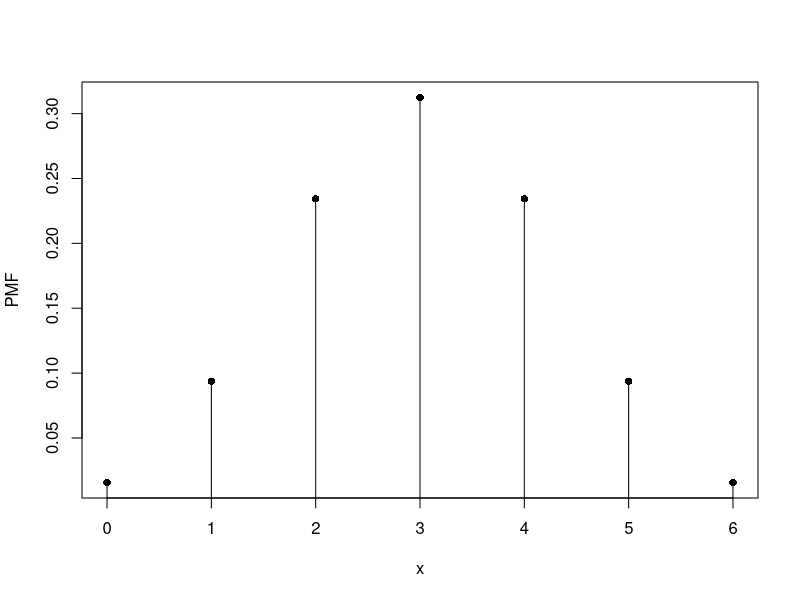
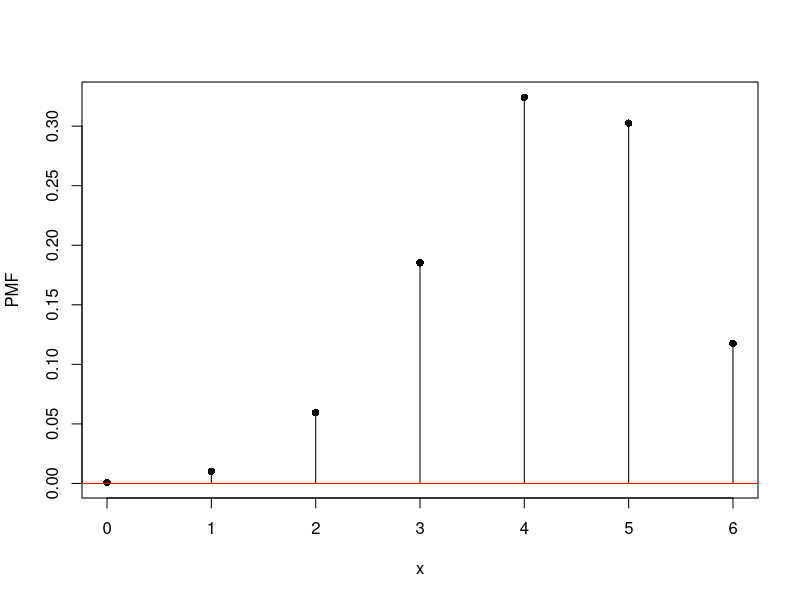
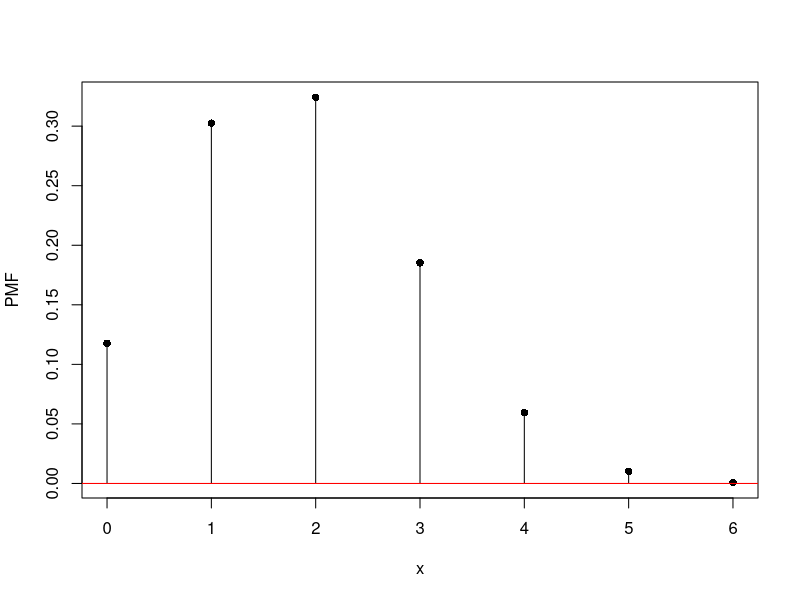
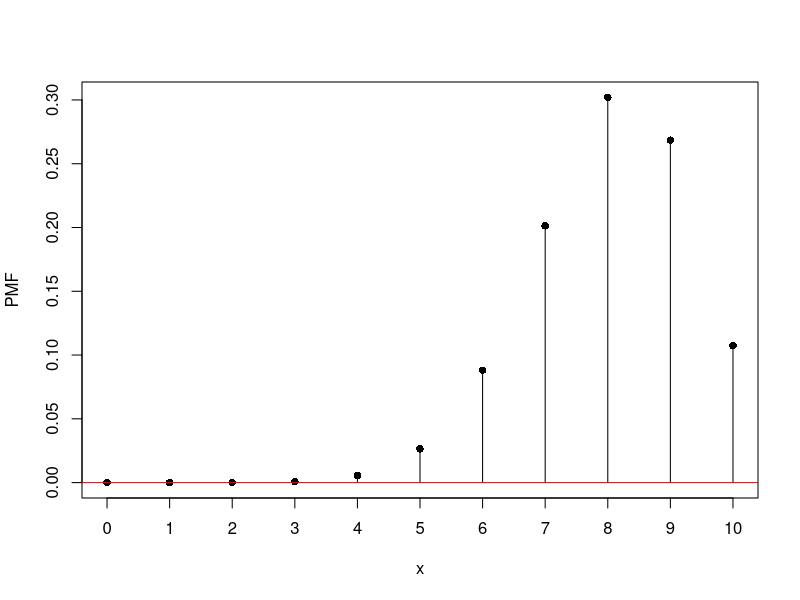
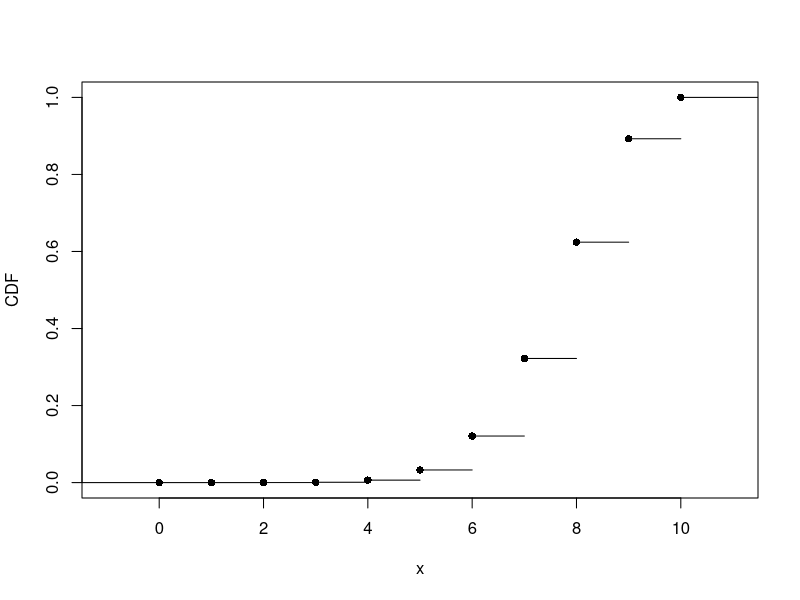
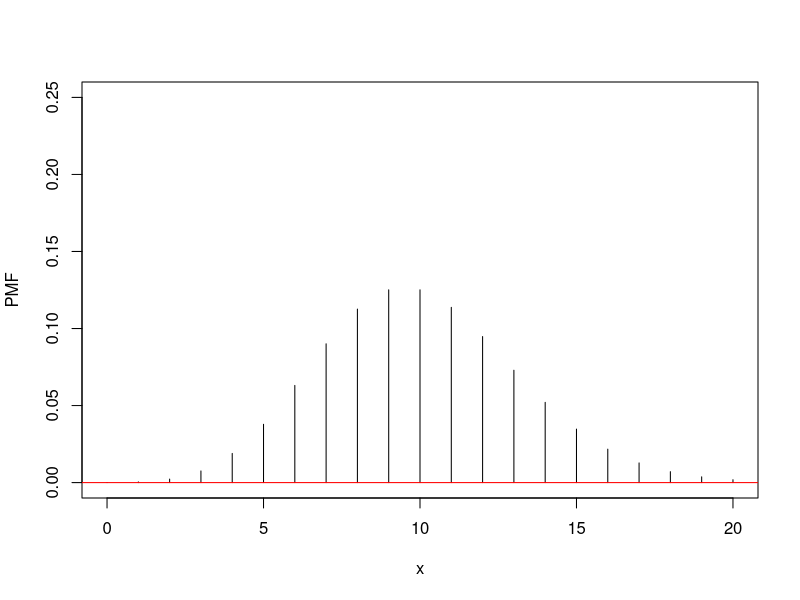
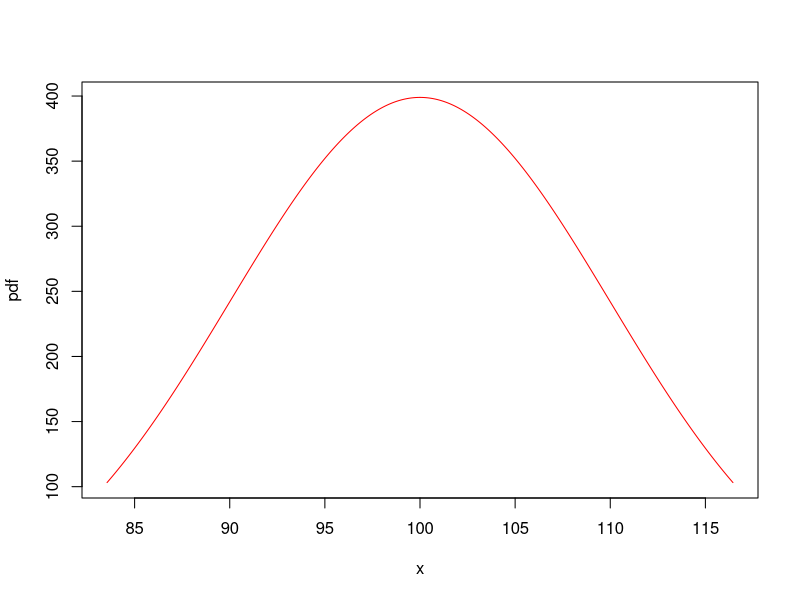
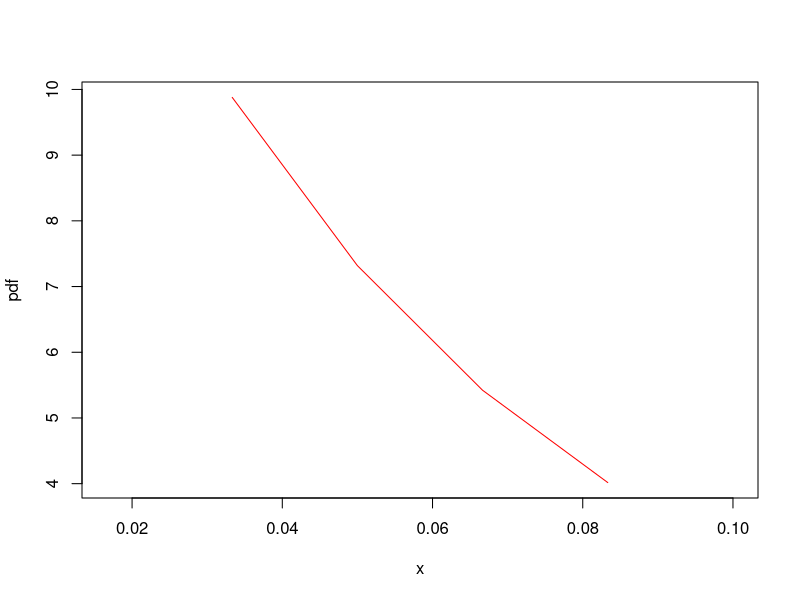

The R script that drew these images, in order:
# Part1) Binomial distribution (20 points)
# Suppose a pitcher in Baseball has 50% chance of getting a strike-out. Using the binomial distribution,
# a) Compute and plot the probability distribution for striking out the next 6 batters.
n <- 6
p <- 1/2
choose(n, n) * p^n * (1 - p)^0
dbinom(n, size = n, prob = p)
# b) Plot the CDF for the above
pmf = dbinom(0:n, size = n, prob = p)
plot(0:n, pmf, type = "h", xaxt = "n",
     main = "", xlab = "x", ylab = "PMF")
points(0:n, pmf, pch = 16)   
axis(side = 1, at = 0:n, labels = TRUE)
abline(h = 0, col="red")

cdf = c(0, cumsum(pmf))
cdf

# c) Repeat a) and b) if the pitcher has 70% chance of getting a strike-out.
p <- 0.7
choose(n, n) * p^n * (1 - p)^0
dbinom(n, size = n, prob = p)
dbinom(0:n, size = n, prob = p)

pmf = dbinom(0:n, size = n, prob = p)
plot(0:n, pmf, type = "h", xaxt = "n",
     main = "", xlab = "x", ylab = "PMF")
points(0:n, pmf, pch = 16)   
axis(side = 1, at = 0:n, labels = TRUE)
abline(h = 0, col="red")

cdf = c(0, cumsum(pmf))
cdf
# d) Repeat a) and b) if the pitcher has 30% chance of getting a strike-out.
p <- 0.3
choose(n, n) * p^n * (1 - p)^0
dbinom(n, size = n, prob = p)
dbinom(0:n, size = n, prob = p)

pmf = dbinom(0:n, size = n, prob = p)
plot(0:n, pmf, type = "h", xaxt = "n",
     main = "", xlab = "x", ylab = "PMF")
points(0:n, pmf, pch = 16)   
axis(side = 1, at = 0:n, labels = TRUE)
abline(h = 0, col="red")

cdf = c(0, cumsum(pmf))
cdf
# e) Infer from the shape of the distributions.
# c easier to get more strikouts when probability is .7 of strikeout as more are distributed toward the right of the x axis, where x is the number of strikeouts.
# d harder to get more strikouts when probability is .3 of strikeout as more are distributed toward the left of the x axis, where x is the number of strikeouts.

# Part2) Binomial distribution (15 points)
# Suppose that 80% of the flights arrive on time. Using the binomial distribution,
# a) What is the probability that four flights will arrive on time in the next 10 flights?
n <- 10
i <- 4
p <- 0.8
choose(n, i) * p^i * (1 - p)^(n-i)
dbinom(i, size = n, prob = p)
# b) What is the probability that four or fewer flights will arrive on time in the next 10 flights?
1 - sum(dbinom((i+1):n, size = n, prob = p))
pbinom(i, size = n, prob = p)

# c) Compute the probability distribution for the next 10 flights.
pmf = dbinom(0:n, size = n, prob = p)
pmf

# d) Show the PMF and the CDF for the next 10 flights.
# pmf
plot(0:n, pmf, type = "h", xaxt = "n",
     main = "", xlab = "x", ylab = "PMF")
points(0:n, pmf, pch = 16)   
axis(side = 1, at = 0:n, labels = TRUE)
abline(h = 0, col="red")
# cdf
cdf = c(0, cumsum(pmf))
cdf
cdfplot = stepfun(0:n, cdf)
plot(cdfplot, verticals = FALSE, pch = 16,
     main = "", xlab = "x", ylab = "CDF")


# Part3) Poisson distribution (15 points)
# Suppose that on average 10 cars drive up to the teller window at your bank between 3 PM and 4 PM
#         and the random variable has a Poisson distribution. During this time period,
# a) What is the probability of serving exactly 3 cars?
n <- 10
y <- 3
ppois(y, lambda=n)
# b) What is the probability of serving at least 3 cars?
x <- 0
sum(ppois(x:y, lambda=n))
# c) What is the probability of serving between 2 and 5 cars (inclusive)?
x <- 2
y <- 5
sum(ppois(x:y, lambda=n))
# d) Calculate and plot the PMF for the first 20 cars.
x <- 0
y <- 20
pmf <- dpois(x:y, lambda=n)
pmf
plot(x:y, pmf, type="h", xlab="x", ylab="PMF", ylim = c(0, 0.25))
abline(h=0, col="red")



# Part4) Uniform distribution (15 points)
# Suppose that your exams are graded using a uniform distribution between 60 and 100.
x <- 60
y <- 100
# a) What is the probability of scoring
#    i) 60?
dunif(60, min=x, max=y)
#    ii) 80?
dunif(80, min=x, max=y)
#    iii) 100?
dunif(100, min=x, max=y)
# b) What is the mean and standard deviation of this distribution?
# mean
(y-x)/2
# stdev
`^`((`^`((y-x),2)/12),.5)
# c) What is the probability of getting a score of at most 70?
punif(70, min=60, max=100)
# d) What is the probability of getting a score greater than 80 (use the lower.tail option)?
punif(80, min=60, max=100, lower.tail = FALSE)
# e) What is the probability of getting a score between 90 and 100 (inclusive)?
sum(dunif(90:100, min=60, max=100))

# Part5) Normal distribution (20 points)
# Suppose that visitors at a theme park spend an average of $100 on souvenirs. Assume that the money spent
#   is normally distributed with a standard deviation of $10.
# a) Show the PDF of this distribution covering the three standard deviations on either side of the mean.
mu <- 100
sigma <- 10
sigma_count <- 3
x <- mu - (sigma_count*sigma)
y <- mu + (sigma_count*sigma)
s <- seq(x, y, sigma)
pdf = dnorm(s, mean = mu, sd = sigma)
pdf
# plot(s, pdf, type="l", col="green", xlim=c(x, y))

# b) What is the probability that a randomly selected visitor will spend more than $120?
1 - pnorm(120, mean = mu, sd = sigma)

# c) What is the probability that a randomly selected visitor will spend between $80 and $90 (inclusive)?
pnorm(90, mean = mu, sd = sigma) - pnorm(80, mean = mu, sd = sigma)

# d) What are the probabilities of spending within
# one standard deviation,
sigma_count <- 1
pnorm(mu + sigma_count*sigma, mean = mu, sd = sigma) -
  pnorm(mu - sigma_count*sigma, mean = mu, sd = sigma)
# two standard deviations, and
sigma_count <- 2
pnorm(mu + sigma_count*sigma, mean = mu, sd = sigma) -
  pnorm(mu - sigma_count*sigma, mean = mu, sd = sigma)
# three standard deviations, respectively?
sigma_count <- 3
pnorm(mu + sigma_count*sigma, mean = mu, sd = sigma) -
  pnorm(mu - sigma_count*sigma, mean = mu, sd = sigma)

# e) Between what two values will the middle 90% of the money spent will fall?
v <- 16.449
pnorm(mu + v, mean = mu, sd = sigma) -
  pnorm(mu - v, mean = mu, sd = sigma)
d <- c(mu - v, mu + v)

# f) Show a plot for 10,000 visitors using the above distribution.
visitors <- 10000
x <- seq(mu - v, mu + v, 2*v/visitors)
pdf <- visitors*dnorm(x, mean = mu, sd = sigma)
plot(x, pdf, type="l", col="red", xlim=d)



# Part6) Exponential distribution (15 points)
# Suppose your cell phone provider’s customer support receives calls at the rate of 18 per hour.
# a) What is the probability that the next call will arrive within 2 minutes?
pexp(2/60, rate=18)

# b) What is the probability that the next call will arrive within 5 minutes?
pexp(5/60, rate=18)

# c) What is the probability that the next call will arrive between 2 minutes and 5 minutes (inclusive)?
pexp(5/60, rate=18) - pexp(2/60, rate=18)


# d) Show the CDF of this distribution.
x <- seq(2/60, 5/60, by=1/60)
pdf <- dexp(x, rate=18)
pdf
plot(x, pdf, type="l", col="red", xlim=c(1/60,6/60))
abline(h=0)
cdf <- pexp(x, rate=18)
plot(x, cdf, type="l", col="red", xlim=c(1/60,6/60))


# Submission:
# Create a folder, CS544_HW4_lastName and place the following files in this folder.
# Write all the solutions in a single Word document, HW4_lastName.doc.
# For the code portions, provide all R code in a single file, HW4_lastName.r
# Archive the folder (CS544_HW4_lastName.zip). Upload the zip file to the Assignments section of Blackboard.